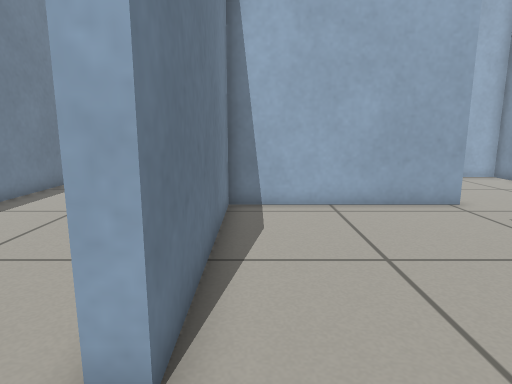
[1] (above)

15 first-person views from a walk through a Gazebo world. The camera is 0.59 m above the floor, tilts 10° down and sees 75° across. The floor is counted in squares, 0.25 m on a side. Each view is taken from the middle of a square. On the plan, view 1 faces up. The plan holds only what a view shows up to about 19 squares ahead; the rest is blank.

[2]
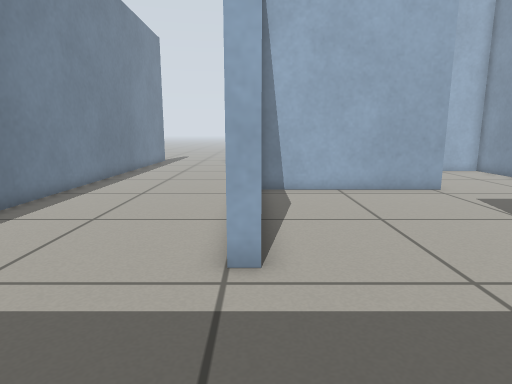

[3]
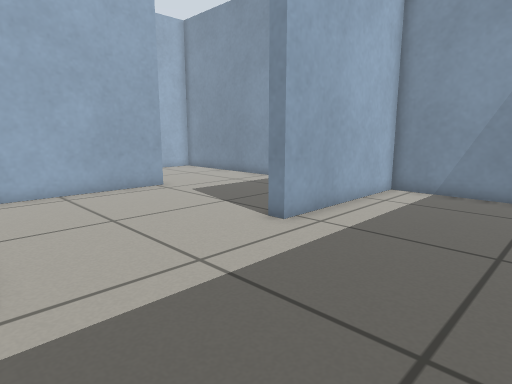

[4]
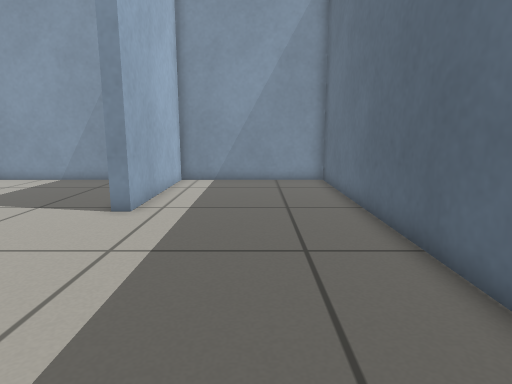

[5]
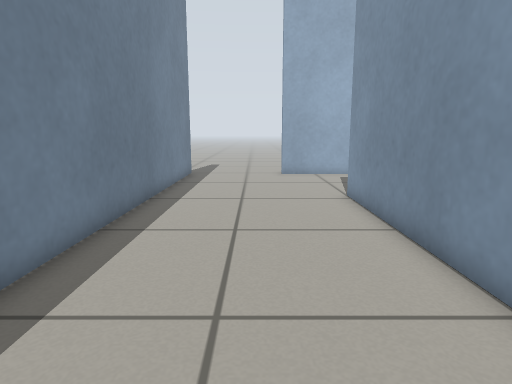

[6]
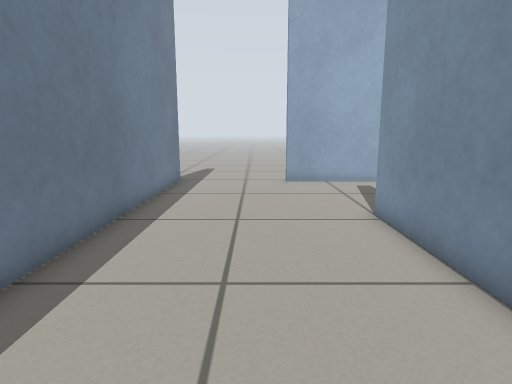

[7]
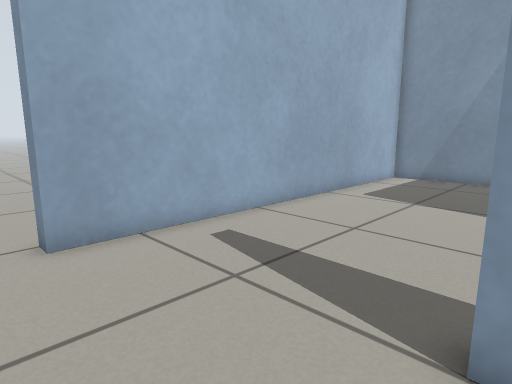

[8]
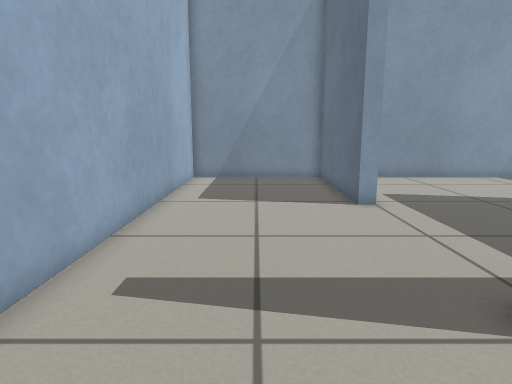

[9]
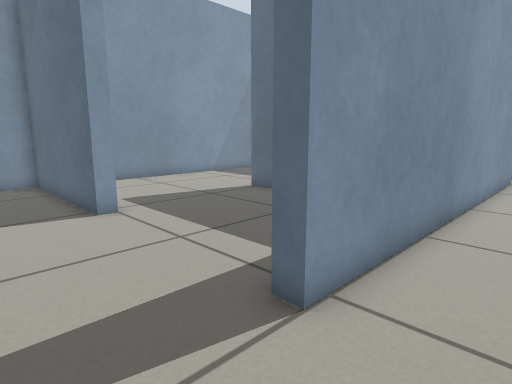

[10]
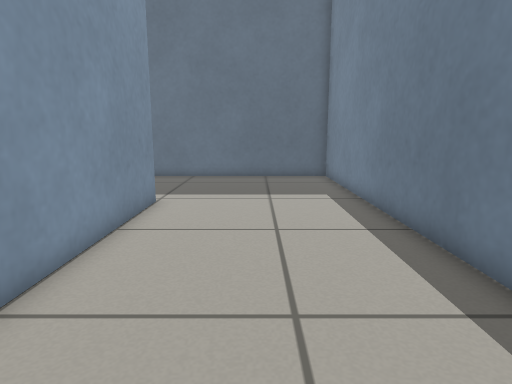

[11]
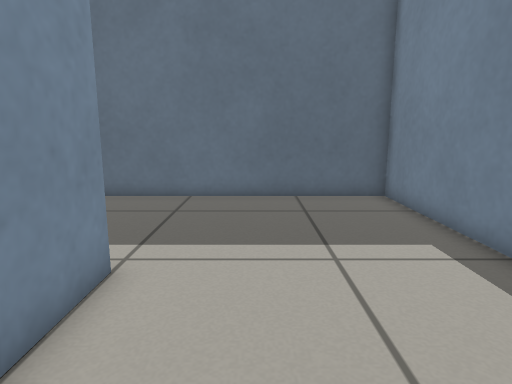

[12]
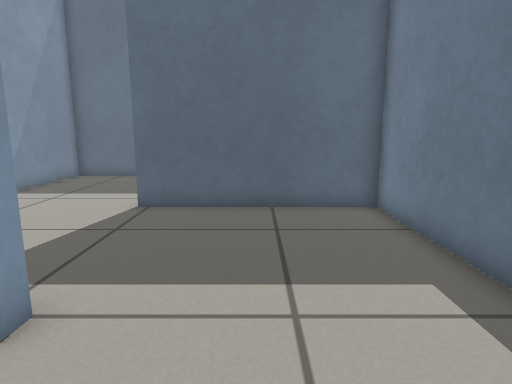

[13]
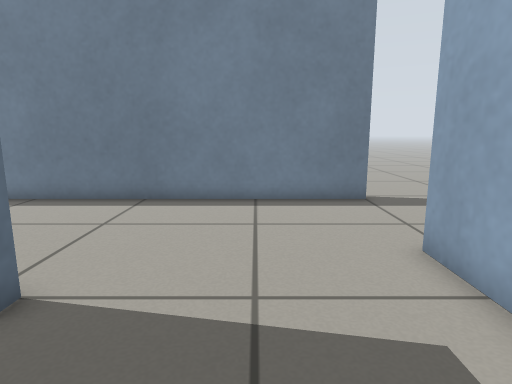

[14]
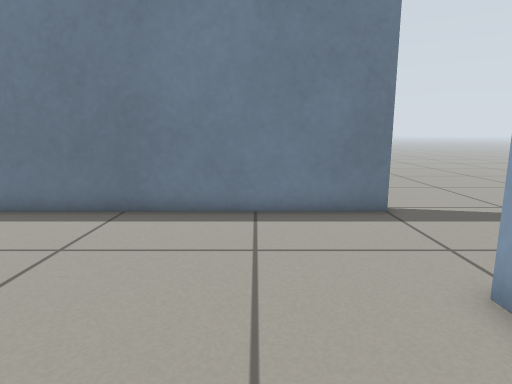

[15]
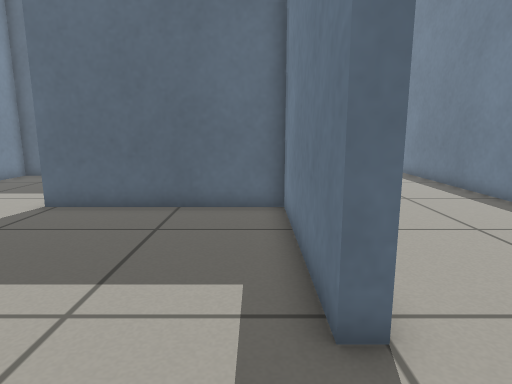

### Floor plan
Points are (right, up) in squares from view 1. A wall is a line through its corners. A room is listed if a view was taken in it or the views show most of it. See-through windows are left out.
Room 1 (views 1, 2, 3, 4, 5, 6, 7, 8, 9, 10, 11, 12, 13, 14, 15)
walls: (-0.9, 2.6) (-1.5, 2.6) (-1.5, 18.6) (-0.9, 18.6); (5.9, 18.6) (12.9, 18.6) (12.9, 25.4) (-3.5, 25.4) (-3.5, 26); (-8.9, 26) (-8.9, -4.4) (12.9, -4.4) (12.9, 2.8) (5.9, 2.8)
ways out: opening at (2.5, 3) to room 2; opening at (2.5, 18) to room 4; opening at (-9, 26.5); opening at (-3, 27)
Room 2 (no view inside)
walls: (6.9, 10.9) (-0.9, 10.9) (-0.9, 2.6); (5.9, 2.8) (5.9, 3.5); (9.6, 3.4) (12.9, 3.4) (12.9, 10.6)
ways out: opening at (2.5, 3) to room 1; opening at (9.5, 11) to room 3
Room 3 (no view inside)
walls: (5.4, 11.5) (6.9, 11.5); (12.9, 10.6) (12.9, 18) (11.2, 18)
ways out: opening at (9.5, 11) to room 2; opening at (6, 14.5) to room 4
Room 4 (no view inside)
walls: (-0.9, 18.6) (-0.9, 11.5) (5.4, 11.5); (5.9, 17.9) (5.9, 18.6)
ways out: opening at (2.5, 18) to room 1; opening at (6, 14.5) to room 3

Positions as (right, up) in squares from view 1, and headings:
1: (0, 0), facing up
2: (-1, -3), facing up
3: (-1, -3), facing up-right
4: (-4, -1), facing right
5: (-5, 6), facing up
6: (-5, 9), facing up
7: (-5, 18), facing up-right
8: (-5, 22), facing right
9: (-4, 22), facing down-right
10: (-5, 14), facing down
11: (-4, 8), facing down
12: (3, 22), facing down
13: (3, 22), facing left
14: (1, 22), facing left
15: (0, 22), facing down
